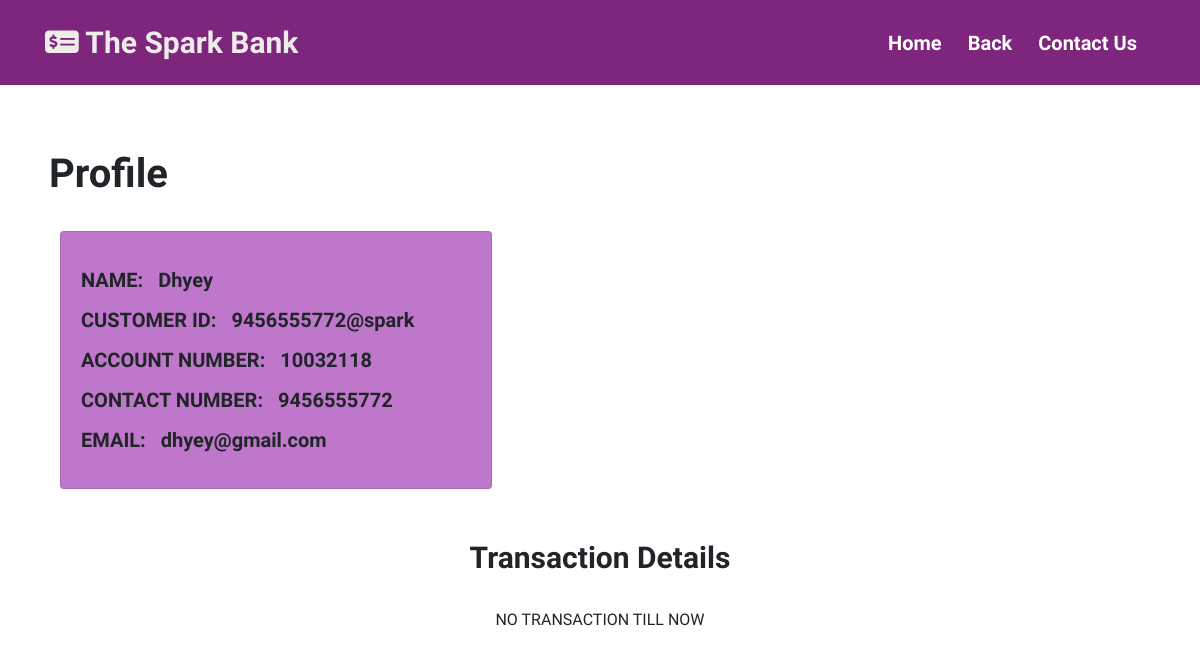
/passbook.php?id=4, run on the app's committed database.
### tables this page shows
CREATE TABLE `users` (
  `id` int(11) NOT NULL,
  `name` varchar(25) NOT NULL,
  `account_number` int(11) NOT NULL,
  `email` varchar(75) NOT NULL,
  `number` varchar(20) NOT NULL,
  `balance` float NOT NULL,
  `customer_id` varchar(30) NOT NULL,
  `upi_pin` int(6) NOT NULL
);

### passbook.php (the view, shortened to what this page needs)
<?php
require('connection.inc.php');
if (isset($_GET['id'])) {
  $id = $_GET['id'];
  $sql = mysqli_query($con, "select * from users where id='$id'");
  $row = mysqli_fetch_assoc($sql);
  $name = $row['name'];
  $number = $row['number'];
  $acno = $row['account_number'];
  $cid = $row['customer_id'];
  $email = $row['email'];
  $passbook = mysqli_query($con, "select * from transaction where user_id='$id'");
  $num = mysqli_num_rows($passbook);
}
?>
<!DOCTYPE html>
<html lang="en">
<head>
  <link rel="stylesheet" href="https://cdn.jsdelivr.net/npm/bootstrap@4.5.3/dist/css/bootstrap.min.css">
  <link rel="stylesheet" href="style.css">
  <link rel="stylesheet" href="style passbook.css">
</head>
<body>
  <nav class="navbar navbar-expand-lg navbar-light" style="background-color: rgb(126, 38, 126);">
    <div class="container">
      <a class="navbar-brand" href="index.php"><i class="fas fa-money-check-alt"></i> The Spark Bank</a>
      <div class="collapse navbar-collapse" id="navbarNavAltMarkup">
        <div class="navbar-nav ml-auto">
          <a class="nav-link active" aria-current="page" href="index.php">Home</a>
          <a class="nav-link" href="customer.php">Back</a>
          <a class="nav-link" href="#">Contact Us</a>
        </div>
      </div>
    </div>
  </nav>
  <div class="container">
    <div class="row ml-1" style="margin-top: 0px;">
      <h2><b>Profile</b></h2>
    </div>
    <div class="row mb-3">
      <div class="col-md-4">
        <div class="card" style="width: 27rem; background-color: #bf77cb">
          <div class="card-body">
            <p class="card-text">
            <h5><b>NAME:&nbsp;&nbsp;&nbsp;<?php echo $name ?></b></h5>
            </p>
            <p class="card-text">
            <h5><b>CUSTOMER ID:&nbsp;&nbsp;&nbsp;<?php echo $cid ?></b></h5>
            </p>
            <p class="card-text">
            <h5><b>ACCOUNT NUMBER:&nbsp;&nbsp;&nbsp;<?php echo $acno ?></b></h5>
            </p>
            <p class="card-text">
            <h5><b>CONTACT NUMBER:&nbsp;&nbsp;&nbsp;<?php echo $number ?></b></h5>
            </p>
            <p class="card-text">
            <h5><b>EMAIL:&nbsp;&nbsp;&nbsp;<?php echo $email ?></b></h5>
            </p>
          </div>
        </div>
      </div>
    </div>
  </div>
  <div class="container text-center">
    <h3><b>Transaction Details</b></h3>
    <br>
    <?php if($num > 0){ ?>
    <div class="table-responsive mb-5">
      <table class='table table-bordered text-center'>
        <thead class="thead-dark">
          <tr>
            <th scope="col" colspan="3">RECEIVER</th>
            <th scope="col" rowspan="2">TRANSACTION AMOUNT</th>
            <th scope="col" rowspan="2">DATE</th>
          </tr>
          <tr>
            <th scope="col">ID</th>
            <th scope="col">NAME</th>
            <th scope="col">ACCOUNT NUMBER</th>
          </tr>
        </thead>
        <tbody>
          <?php while ($row = mysqli_fetch_assoc($passbook)) { ?>
            <tr>
              <td><?php echo $row['customer_id'] ?></td>
              <td><?php echo $row['name'] ?></td>
              <td><?php echo $row['account_no'] ?></td>
              <td><?php echo $row['ammount'] ?></td>
              <td><?php echo $row['added_on'] ?></td>
            </tr>
          <?php } ?>
        </tbody>
      </table>
    </div>
    <?php }
      else{  echo"NO TRANSACTION TILL NOW"; } ?>
  </div>
</body>
</html>

### style.css (style rules this page uses)
body { margin: 0px; padding: 0px; font-family: 'Baloo Bhai 2', cursive; }
.navbar { margin: 0px; padding: 15px; text-align: center; }
.navbar .container .navbar-brand { color: rgb(238, 236, 232); }
.navbar .container .collapse .navbar-nav .nav-link { color: white; margin-right: 10px; }
.navbar-brand { font-size: 30px; font-weight: 700; }
.navbar-nav a:link { text-decoration: none; }
.nav-link { font-size: 20px; font-weight: 700; }
.row { padding-top: 25px; width: 100%; margin-left: auto; margin-right: auto; }

### style passbook.css (style rules this page uses)
* { margin:0; padding:0; font-family: 'Baloo Bhai 2', cursive; }
.container h2 { font-size: 40px; }
.container h2 { padding-top: 40px; }
h3 { font-size: 30px; padding-top: 35px; }

### data on the page
users: name "Dhyey", customer "9456555772@spark", account_number "10032118", number "9456555772", email "dhyey@gmail.com"
